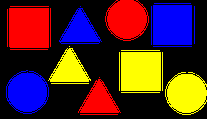
//> input picture 19_03/figure.png, 207 x 119 px, shrunk from 795 x 458 before the run
$ ./19_03   (built with g++ and OpenCV 4)
//> lines starting //> are read from the running program, lines starting //| are printed output that depends on the picture; after the words box and inside, x2 and y2 are one past the last pixel; in counts of white or black regions, pixels touching at a corner belong together
#include <iostream>
#include <opencv2/opencv.hpp>
#include <opencv2/highgui.hpp>
#include <vector>

bool isTriangle(const std::vector<cv::Point>& contour) {
    std::vector<cv::Point> approx;
    cv::approxPolyDP(contour, approx, cv::arcLength(contour, true) * 0.02, true);
    return approx.size() == 3;
}

void detect_edges(const std::string& image_path, const std::string& title, int blur_size, bool add_labels) {
//> called with image_path = "figure.png", title = "figure", blur_size = 3, add_labels = true
    cv::Mat img = cv::imread(image_path, cv::IMREAD_COLOR);
//> img is the input picture: 119 rows x 207 cols, CV_8UC3; mean B, G, R 40.3, 40.4, 80.8

    if (img.empty()) {
        std::cout << "Error" << std::endl;
        return;
    }

    cv::Mat gray;
    cv::cvtColor(img, gray, cv::COLOR_BGR2GRAY);

    cv::Mat blurred;
    cv::GaussianBlur(gray, blurred, cv::Size(blur_size, blur_size), 0);

    cv::Mat edges;
    cv::Canny(blurred, edges, 30, 90);
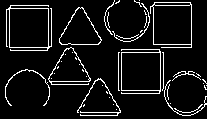
//> edges: 119 rows x 207 cols, CV_8UC1; 8% white in thin lines or dots

    cv::Mat colored_edges = cv::Mat::zeros(img.size(), CV_8UC3);

    std::vector<std::vector<cv::Point>> contours;
    std::vector<cv::Vec4i> hierarchy;
    cv::findContours(edges, contours, hierarchy, cv::RETR_TREE, cv::CHAIN_APPROX_SIMPLE);
//> contours = 52 contours, 39 with area under 20; largest, box (x1, y1, x2, y2) and area: (150, 2, 192, 48) 1597, (6, 5, 52, 51) 1534, (9, 8, 49, 48) 1519, (121, 49, 161, 94) 1488, (152, 4, 192, 45) 1484
    cv::drawContours(colored_edges, contours, -1, cv::Scalar(255, 0, 0), 2);

    if (add_labels) {
        for (size_t i = 0; i < contours.size(); i++) {
            double area = cv::contourArea(contours[i]);
            cv::Rect bounding_rect = cv::boundingRect(contours[i]);
            float aspect_ratio = static_cast<float>(bounding_rect.width) / bounding_rect.height;

            std::string shape_label;
            if (isTriangle(contours[i])) {
                shape_label = "triangle";
            }
            else if (std::abs(1.0 - aspect_ratio) <= 0.05 && std::abs(1.0 - area / (bounding_rect.width * bounding_rect.height)) <= 0.05) {
                shape_label = "square";
            }
            else if (aspect_ratio >= 0.95 && aspect_ratio <= 1.05) {
                shape_label = "circle";
            }
            else {
                shape_label = "unknown";
            }

            cv::Point label_point(bounding_rect.x + bounding_rect.width / 2 - shape_label.size() * 4 / 2, bounding_rect.y + bounding_rect.height / 2);
            cv::putText(colored_edges, shape_label, label_point, cv::FONT_HERSHEY_SIMPLEX, 0.5, cv::Scalar(255, 0, 0), 1);
        }
//> this loop made 52 passes
//> (area, bounding_rect, aspect_ratio, label_point) on passes 15, 18, 21, 23, 25, 41, 42, 43: (32, Rect(77, 78, 44, 38), 1.16, Point(85, 97)), (28, Rect(5, 69, 45, 37), 1.22, Point(13, 87)), (1488, Rect(121, 49, 40, 45), 0.889, Point(127, 71)), (859, Rect(48, 47, 43, 38), 1.13, Point(55, 66)), (828.5, Rect(48, 47, 42, 35), 1.2, Point(55, 64)), (942.5, Rect(59, 7, 43, 38), 1.13, Point(66, 26)), (912.5, Rect(59, 7, 43, 38), 1.13, Point(66, 26)), (1534, Rect(6, 5, 46, 46), 1, Point(17, 28))
//> (area, bounding_rect, aspect_ratio, approx in isTriangle, label_point) on passes 22, 44, 46, 47, 48: (1480, Rect(121, 52, 40, 39), 1.03, 4 Points (x, y): [121, 53], [159, 52], [160, 89], [122, 90], Point(129, 71)), (1519, Rect(9, 8, 40, 40), 1, 4 Points (x, y): [9, 9], [47, 8], [48, 46], [10, 47], Point(17, 28)), (1597, Rect(150, 2, 42, 46), 0.913, 4 Points (x, y): [154, 2], [153, 44], [191, 47], [190, 2], Point(157, 25)), (1484, Rect(152, 4, 40, 41), 0.976, 4 Points (x, y): [154, 4], [191, 5], [190, 44], [153, 43], Point(160, 24)), (106, Rect(154, 2, 37, 4), 9.25, 4 Points (x, y): [154, 3], [189, 2], [190, 4], [155, 5], Point(158, 4))
//> pass 1, in detect_edges, `cv::putText(colored_edges, shape_label, label_point, cv::FONT_HERSHEY_..`:
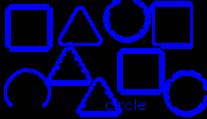
//> colored_edges: 119 rows x 207 cols, CV_8UC3; mean B, G, R 62.7, 0, 0
//> after the loop:
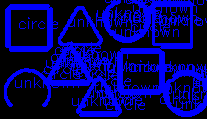
//> colored_edges: 119 rows x 207 cols, CV_8UC3; mean B, G, R 94, 0, 0
    }
    cv::namedWindow("Modified", cv::WINDOW_NORMAL);
    cv::imshow("Modified", colored_edges);
    cv::namedWindow("Origin", cv::WINDOW_NORMAL);
    cv::imshow("Origin", img);

    cv::waitKey(0);
    cv::destroyAllWindows();
}

int main() {
    detect_edges("figure.png", "figure", 3, true);
    detect_edges("text.jpg", "Text", 11, false);
//> call 2 of detect_edges, with image_path = "text.jpg", title = "Text", blur_size = 11, add_labels = false
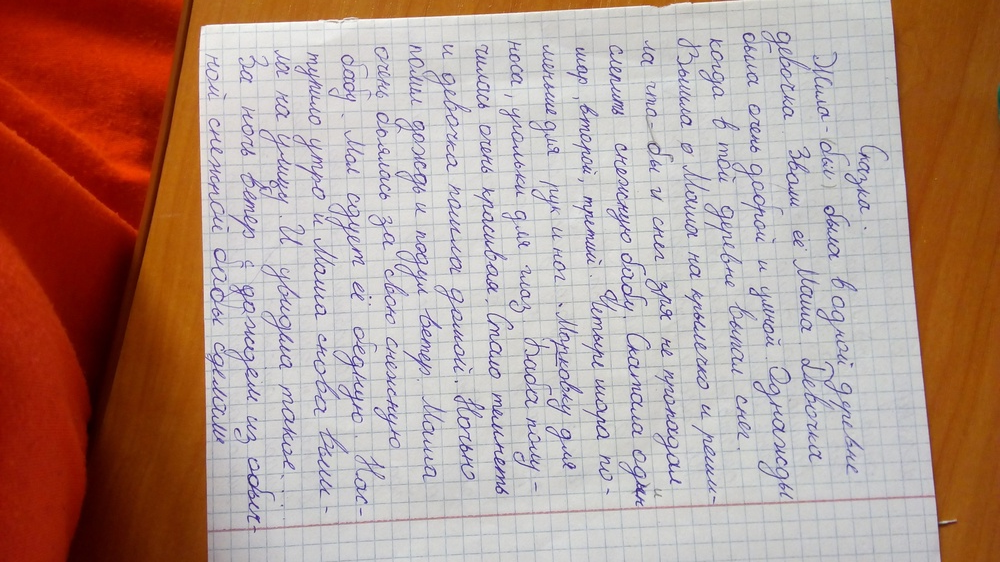
//> input picture 19_03/text.jpg, 1000 x 562 px, shrunk from 3840 x 2160 before the run
//> in detect_edges, img is the input picture: 562 rows x 1000 cols, CV_8UC3; mean B, G, R 143, 151.5, 180.2
//> in detect_edges (call 2), `cv::GaussianBlur(gray, blurred, cv::Size(blur_size, blur_size), 0);`:
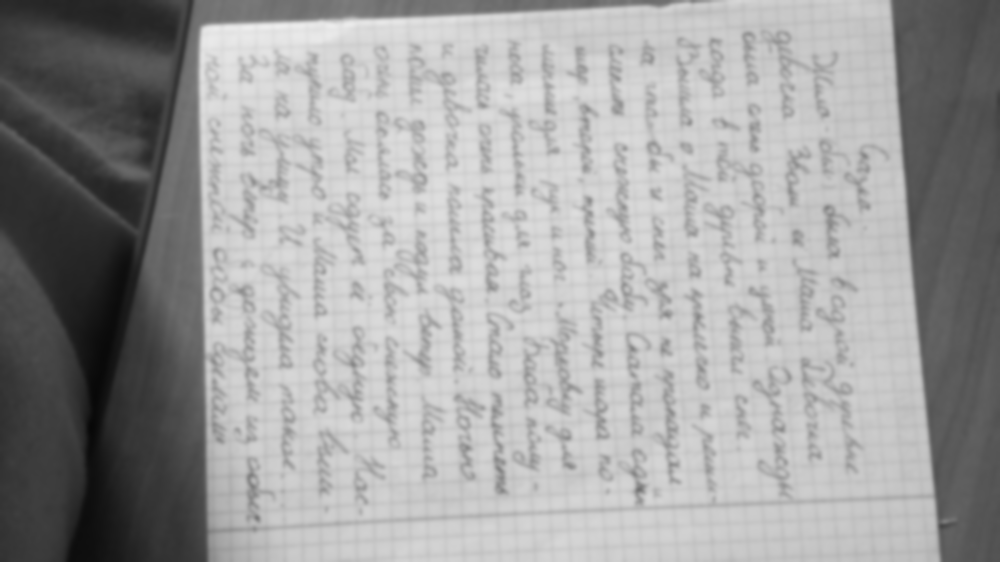
//> blurred: 562 rows x 1000 cols, CV_8UC1; min 7, max 237, mean 159.1
//> in detect_edges (call 2), `cv::Canny(blurred, edges, 30, 90);`:
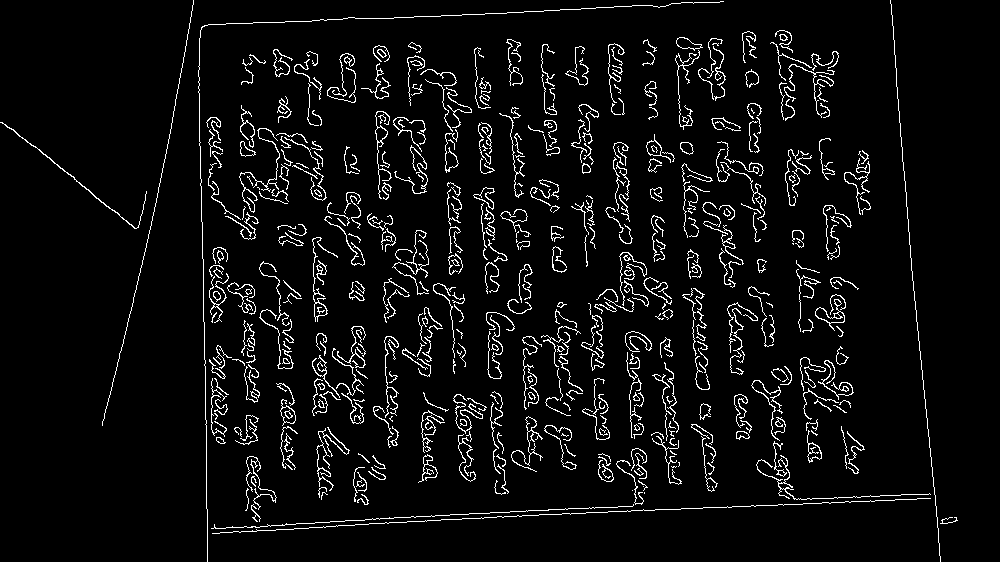
//> edges: 562 rows x 1000 cols, CV_8UC1; 5.4% white in thin lines or dots
//> in detect_edges (call 2), `cv::findContours(edges, contours, hierarchy, cv::RETR_TREE, cv::CHAIN_..`: contours = 567 contours, 419 with area under 20; largest, box (x1, y1, x2, y2) and area: (815, 299, 845, 331) 289, (815, 307, 845, 324) 202, (280, 399, 296, 426) 190, (646, 134, 671, 163) 180, (807, 430, 822, 463) 178
//> in detect_edges (call 2), `cv::drawContours(colored_edges, contours, -1, cv::Scalar(255, 0, 0), 2);`:
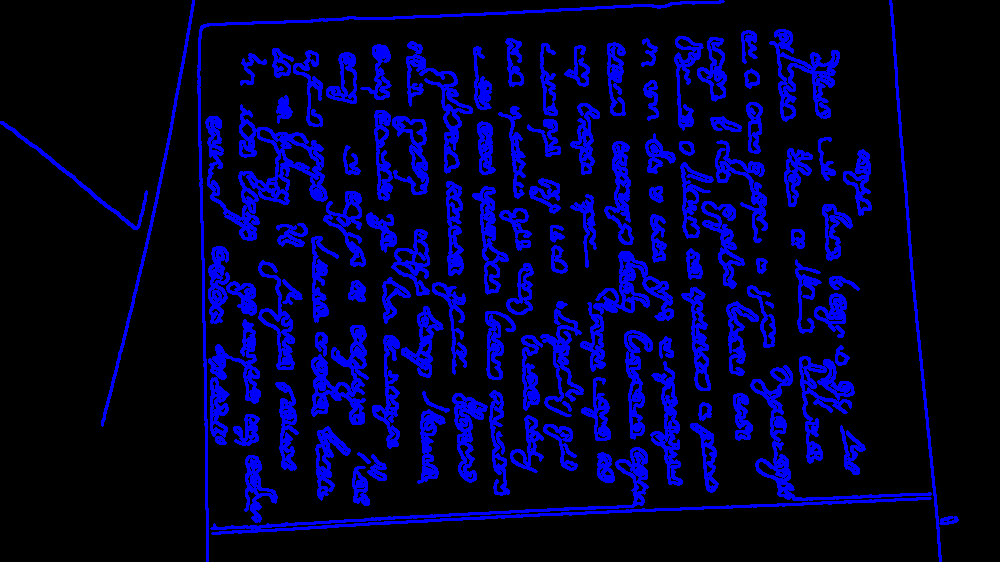
//> colored_edges: 562 rows x 1000 cols, CV_8UC3; mean B, G, R 43.4, 0, 0

    return 0;
}
